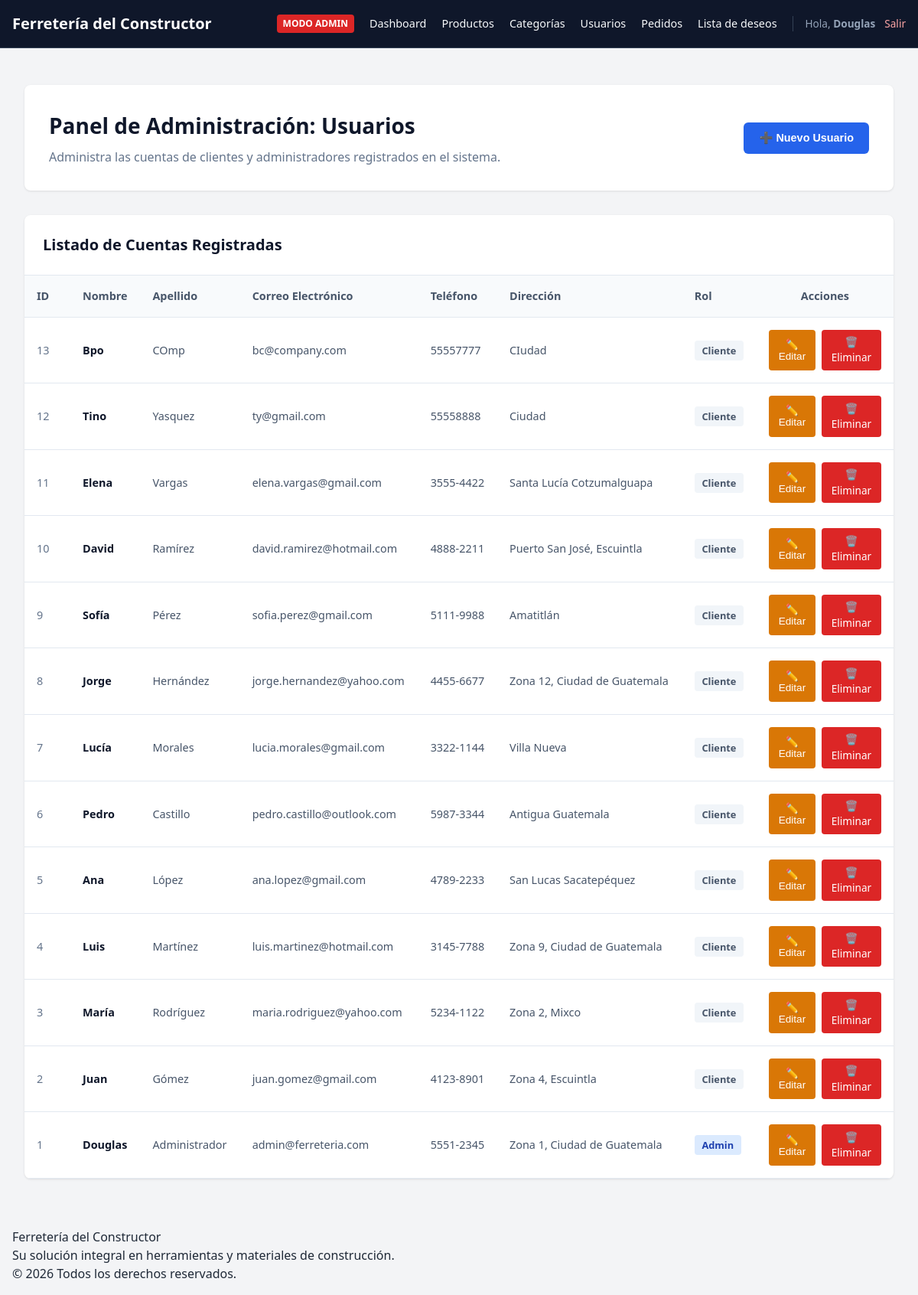
The page /views/admin/usuarios.php (signed in) on the database its author committed.
### tables this page shows
CREATE TABLE `usuarios` (
  `id_usuario` int(11) NOT NULL,
  `nombre` varchar(100) NOT NULL,
  `apellido` varchar(100) NOT NULL,
  `correo` varchar(150) NOT NULL,
  `password` varchar(255) NOT NULL,
  `telefono` varchar(20) NOT NULL,
  `direccion` text NOT NULL,
  `tipo_usuario` enum('cliente','admin') DEFAULT 'cliente'
);

### views/admin/usuarios.php (the view, shortened to what this page needs)
<?php
try {
    $database = new Database();
    $db = $database->getConnection();
} catch (Exception $e) {
    $db = null;
    $error = "Error de conexión a la base de datos.";
}
$usuarios = [];
if ($db) {
    try {
        $stmtUsr = $db->query("SELECT id_usuario, nombre, apellido, correo, direccion, telefono, tipo_usuario FROM usuarios ORDER BY id_usuario DESC");
        $usuarios = $stmtUsr->fetchAll(PDO::FETCH_ASSOC);
    } catch (Exception $e) {
        $usuarios = [];
    }
}
include_once __DIR__ . '/../layouts/header.php';
?>
<div class="admin-dashboard" style="max-width: 1300px; margin: 0 auto; padding: 1rem;">
    <div style="background: white; padding: 2rem; border-radius: 8px; box-shadow: 0 1px 3px rgba(0,0,0,0.1); margin-bottom: 2rem; display: flex; justify-content: space-between; align-items: center; flex-wrap: wrap; gap: 1rem;">
        <div>
            <h1 style="color: #0f172a; margin: 0 0 0.5rem 0; font-size: 1.75rem;">Panel de Administración: Usuarios</h1>
            <p style="color: #64748b; margin: 0;">Administra las cuentas de clientes y administradores registrados en el sistema.</p>
        </div>
        <button type="button" onclick="toggleFormularioNuevoUsuario()" style="padding: 0.75rem 1.25rem; background: #2563eb; color: white; border: none; border-radius: 6px; cursor: pointer; font-weight: 600; font-size: 0.9rem;">
            ➕ Nuevo Usuario
        </button>
    </div>
    <div style="background: white; border-radius: 8px; box-shadow: 0 1px 3px rgba(0,0,0,0.1); overflow: hidden;">
        <div style="padding: 1.5rem; border-bottom: 1px solid #e2e8f0;">
            <h2 style="margin: 0; font-size: 1.25rem; color: #0f172a;">Listado de Cuentas Registradas</h2>
        </div>
        <?php if (!empty($usuarios)): ?>
            <div style="overflow-x: auto;">
                <table style="width: 100%; border-collapse: collapse; text-align: left; font-size: 0.9rem;">
                    <thead>
                        <tr style="background: #f8fafc; color: #475569; border-bottom: 1px solid #e2e8f0;">
                            <th style="padding: 1rem; width: 60px;">ID</th>
                            <th style="padding: 1rem;">Nombre</th>
                            <th style="padding: 1rem;">Apellido</th>
                            <th style="padding: 1rem;">Correo Electrónico</th>
                            <th style="padding: 1rem;">Teléfono</th>
                            <th style="padding: 1rem;">Dirección</th>
                            <th style="padding: 1rem;">Rol</th>
                            <th style="padding: 1rem; text-align: center; width: 160px;">Acciones</th>
                        </tr>
                    </thead>
                    <tbody>
                        <?php foreach ($usuarios as $usr): ?>
                            <tr style="border-bottom: 1px solid #e2e8f0;">
                                <td style="padding: 1rem; color: #64748b;"><?= $usr['id_usuario']; ?></td>
                                <td style="padding: 1rem; font-weight: 600; color: #0f172a;"><?= htmlspecialchars($usr['nombre']); ?></td>
                                <td style="padding: 1rem; color: #475569;"><?= htmlspecialchars($usr['apellido']); ?></td>
                                <td style="padding: 1rem; color: #475569;"><?= htmlspecialchars($usr['correo']); ?></td>
                                <td style="padding: 1rem; color: #475569;"><?= htmlspecialchars($usr['telefono'] ?? ''); ?></td>
                                <td style="padding: 1rem; color: #475569;"><?= htmlspecialchars($usr['direccion'] ?? ''); ?></td>
                                <td style="padding: 1rem;">
                                    <span style="padding: 0.25rem 0.6rem; border-radius: 4px; font-size: 0.8rem; font-weight: 600; background: <?= $usr['tipo_usuario'] === 'admin' ? '#dbeafe; color: #1e40af;' : '#f1f5f9; color: #475569;'; ?>">
                                        <?= ucfirst($usr['tipo_usuario']); ?>
                                    </span>
                                </td>
                                <td style="padding: 1rem; text-align: center; display: flex; justify-content: center; gap: 0.5rem;">
                                    <button type="button"
                                            onclick='abrirModalEditarUsuario(<?= json_encode($usr); ?>)'
                                            style="padding: 0.4rem 0.8rem; background: #d97706; color: white; border: none; border-radius: 4px; cursor: pointer; font-size: 0.85rem;" title="Editar">
                                        ✏️ Editar
                                    </button>
                                    <a href="<?= BASE_URL; ?>views/admin/usuarios.php?accion=eliminar&id=<?= $usr['id_usuario']; ?>"
                                       onclick="return confirm('¿Estás seguro de eliminar este usuario?');"
                                       style="padding: 0.4rem 0.8rem; background: #dc2626; color: white; border-radius: 4px; text-decoration: none; font-size: 0.85rem;" title="Eliminar">
                                        🗑️ Eliminar
                                    </a>
                                </td>
                            </tr>
                        <?php endforeach; ?>
                    </tbody>
                </table>
            </div>
        <?php else: ?>
            <div style="padding: 3rem; text-align: center; color: #64748b;">
                No hay usuarios registrados en el sistema actualmente.
            </div>
        <?php endif; ?>
    </div>
</div>
<?php
include_once __DIR__ . '/../layouts/footer.php';
?>

### assets/css/styles.css (style rules this page uses)
:root { --primary: #d97706; --primary-dark: #b45309; --dark: #1f2937; --light: #f3f4f6; --white: #ffffff; --gray: #9ca3af; --danger: #ef4444; --success: #10b981; --font-sans: system-ui, -apple-system, BlinkMacSystemFont, "Segoe UI", Roboto, sans-serif; }
* { box-sizing: border-box; margin: 0; padding: 0; }
body { font-family: var(--font-sans); background-color: var(--light); color: var(--dark); line-height: 1.5; }

### rows shown on the page
usuarios: id_usuario "13", nombre "Bpo", apellido "COmp", correo "bc@company.com", telefono "55557777", direccion "CIudad", tipo_usuario "Cliente"
usuarios: id_usuario "12", nombre "Tino", apellido "Yasquez", correo "ty@gmail.com", telefono "55558888", direccion "Ciudad", tipo_usuario "Cliente"
usuarios: id_usuario "11", nombre "Elena", apellido "Vargas", correo "elena.vargas@gmail.com", telefono "3555-4422", direccion "Santa Lucía Cotzumalguapa", tipo_usuario "Cliente"
usuarios: id_usuario "10", nombre "David", apellido "Ramírez", correo "david.ramirez@hotmail.com", telefono "4888-2211", direccion "Puerto San José, Escuintla", tipo_usuario "Cliente"
usuarios: id_usuario "9", nombre "Sofía", apellido "Pérez", correo "sofia.perez@gmail.com", telefono "5111-9988", direccion "Amatitlán", tipo_usuario "Cliente"
usuarios: id_usuario "8", nombre "Jorge", apellido "Hernández", correo "jorge.hernandez@yahoo.com", telefono "4455-6677", direccion "Zona 12, Ciudad de Guatemala", tipo_usuario "Cliente"
usuarios: id_usuario "7", nombre "Lucía", apellido "Morales", correo "lucia.morales@gmail.com", telefono "3322-1144", direccion "Villa Nueva", tipo_usuario "Cliente"
usuarios: id_usuario "6", nombre "Pedro", apellido "Castillo", correo "pedro.castillo@outlook.com", telefono "5987-3344", direccion "Antigua Guatemala", tipo_usuario "Cliente"
usuarios: id_usuario "5", nombre "Ana", apellido "López", correo "ana.lopez@gmail.com", telefono "4789-2233", direccion "San Lucas Sacatepéquez", tipo_usuario "Cliente"
usuarios: id_usuario "4", nombre "Luis", apellido "Martínez", correo "luis.martinez@hotmail.com", telefono "3145-7788", direccion "Zona 9, Ciudad de Guatemala", tipo_usuario "Cliente"
usuarios: id_usuario "3", nombre "María", apellido "Rodríguez", correo "maria.rodriguez@yahoo.com", telefono "5234-1122", direccion "Zona 2, Mixco", tipo_usuario "Cliente"
usuarios: id_usuario "2", nombre "Juan", apellido "Gómez", correo "juan.gomez@gmail.com", telefono "4123-8901", direccion "Zona 4, Escuintla", tipo_usuario "Cliente"
usuarios: id_usuario "1", nombre "Douglas", apellido "Administrador", correo "admin@ferreteria.com", telefono "5551-2345", direccion "Zona 1, Ciudad de Guatemala", tipo_usuario "Admin"

### other values the page prints
$_SESSION['usuario'] "Douglas"
